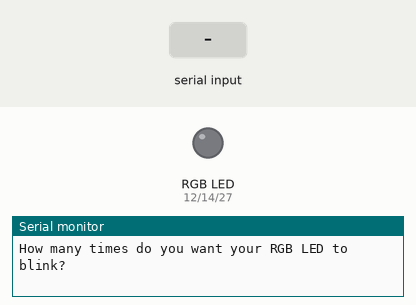
The sketch below on a simulated ESP32. On the bench: an RGB LED mixed from three pins (HIGH = lit), the last lines printed to the serial monitor. Dashed ring = blinking. The test bench sets the inputs (shaded band).

Above: at 1.2 s.
1.3 s: "90,45\n" received over Serial
At 1.45 s:
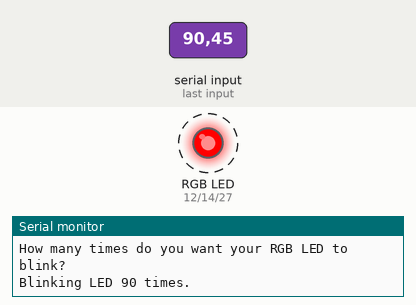
At 2.65 s:
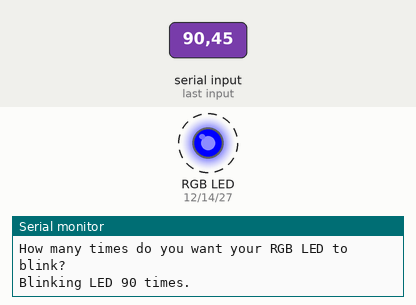
Timing chart, 0 to 10.3 s (numbered marks = the images above; inputs shaded):
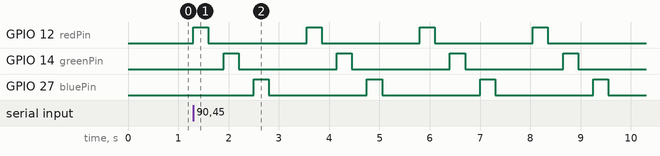

Measured:
- after the input at 1.3 s, GPIO 12 (redPin): alternates HIGH for 0.30 s and LOW for 2.0 s, starting at once; GPIO 14 (greenPin): alternates HIGH for 0.30 s and LOW for 2.0 s, starting after 0.60 s; GPIO 27 (bluePin): alternates HIGH for 0.30 s and LOW for 2.0 s, starting after 1.2 s

The sketch:

lesson-21-rgbblinkingwitthoutfor.ino
```cpp
int redPin = 12;
int greenPin = 14;
int bluePin = 27;
int shortT = 300;
int longT = 750;
int bdRt = 115200;
String askUser = "How many times do you want your RGB LED to blink?";
int cycle;
int n;

void setup() {
  // put your setup code here, to run once:
  Serial.begin(bdRt);
  pinMode(redPin, OUTPUT);
  pinMode(greenPin, OUTPUT);
  pinMode(bluePin, OUTPUT);
}

void clearSerial() {
  while (Serial.available()) {
    Serial.read();
  }
}

void loop() {
  // put your main code here, to run repeatedly:
  Serial.println(askUser);
  while (Serial.available() == 0) {

  }
  cycle = Serial.parseInt();
  clearSerial();
  Serial.print("Blinking LED ");
  Serial.print(cycle);
  Serial.println(" times.");
  n = 1;
  while (n <= cycle) {
    analogWrite(redPin, 255);
    analogWrite(greenPin, 0);
    analogWrite(bluePin, 0);
    delay(shortT);
    analogWrite(redPin, 0);
    analogWrite(greenPin, 0);
    analogWrite(bluePin, 0);
    delay(shortT);
    analogWrite(redPin, 0);
    analogWrite(greenPin, 255);
    analogWrite(bluePin, 0);
    delay(shortT);
    analogWrite(redPin, 0);
    analogWrite(greenPin, 0);
    analogWrite(bluePin, 0);
    delay(shortT);
    analogWrite(redPin, 0);
    analogWrite(greenPin, 0);
    analogWrite(bluePin, 255);
    delay(shortT);
    analogWrite(redPin, 0);
    analogWrite(greenPin, 0);
    analogWrite(bluePin, 0);
    delay(longT);
    n = n + 1;
  }
}
```
